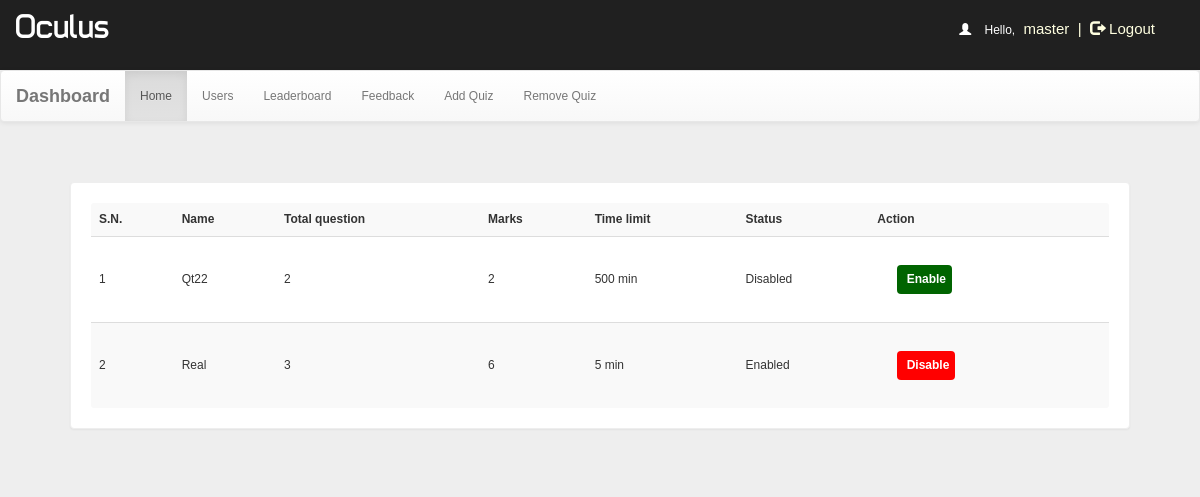
Page /dashboard.php (signed in) on the committed database.
### tables this page shows
CREATE TABLE `quiz` (
  `id` int(11) NOT NULL,
  `eid` text NOT NULL,
  `title` varchar(100) NOT NULL,
  `correct` int(11) NOT NULL,
  `wrong` int(11) NOT NULL,
  `total` int(11) NOT NULL,
  `time` bigint(20) NOT NULL,
  `date` timestamp NOT NULL DEFAULT current_timestamp() ON UPDATE current_timestamp(),
  `status` varchar(16) NOT NULL
);

### dashboard.php (the view, shortened to what this page needs)
<!DOCTYPE html PUBLIC "-//W3C//DTD XHTML 1.0 Transitional//EN" "http://www.w3.org/TR/xhtml1/DTD/xhtml1-transitional.dtd">
<html xmlns="http://www.w3.org/1999/xhtml">
<head>
<link  rel="stylesheet" href="css/bootstrap.min.css"/>
 <link  rel="stylesheet" href="css/bootstrap-theme.min.css"/>
 <link rel="stylesheet" href="css/main.css">
 <link  rel="stylesheet" href="css/font.css">
</head>
<body  style="background:#eee;">
<body  style="background:#eee;">
<div class="header">
<div class="row">
<div class="col-lg-6">
<span class="logo">Oculus</span></div>
<?php
require_once 'mysqlConfig.php';
if (! (isset($_SESSION['username'])   || isset($_SESSION['authID']) ) && $_SESSION['role'] != "faculty") {
    session_destroy();
    header("location:landing.php");
} else {
    $username = $_SESSION['username'];
    echo '<span class="pull-right top title1" ><span style="color:white"><span class="glyphicon glyphicon-user" aria-hidden="true"></span>&nbsp;&nbsp;&nbsp;&nbsp;Hello,</span> <span class="log log1" style="color:lightyellow">' . $username . '&nbsp;&nbsp;|&nbsp;&nbsp;<a href="logout.php?q=account.php" style="color:lightyellow"><span class="glyphicon glyphicon-log-out" aria-hidden="true"></span>&nbsp;Logout</button></a></span>';
}
?>
</div></div>
<nav class="navbar navbar-default title1">
  <div class="container-fluid">
    <div class="navbar-header">
      <a class="navbar-brand" href="dashboard.php?q=0"><b>Dashboard</b></a>
    </div>
    <div class="collapse navbar-collapse" id="bs-example-navbar-collapse-1">
      <ul class="nav navbar-nav">
        <li <?php
if (@$_GET['q'] == 0)
    echo 'class="active"';
?>><a href="dashboard.php?q=0">Home<span class="sr-only">(current)</span></a></li>
        <li <?php
if (@$_GET['q'] == 1)
    echo 'class="active"';
?>><a href="dashboard.php?q=1">Users</a></li>
    <li <?php
if (@$_GET['q'] == 2)
    echo 'class="active"';
?>><a href="#">Leaderboard</a></li>
    <li <?php
if (@$_GET['q'] == 3)
    echo 'class="active"';
?>><a href="#">Feedback</a></li>
        <li <?php
if (@$_GET['q'] == 4)
    echo 'class="active"';
?>><a href="dashboard.php?q=4">Add Quiz</a></li>
        <li <?php
if (@$_GET['q'] == 5)
    echo 'class="active"';
?>><a href="dashboard.php?q=5">Remove Quiz</a></li>
      </ul>
          </div>
  </div>
</nav>
<div class="container">
<div class="row">
<div class="col-md-12">
<?php
if (@$_GET['q'] == 0) {
    $result = mysqli_query($sql_api, "SELECT * FROM quiz ORDER BY date DESC") or die('Error');
    echo '<div class="panel"><table class="table table-striped title1"  style="vertical-align:middle">
<tr><td style="vertical-align:middle"><b>S.N.</b></td><td style="vertical-align:middle"><b>Name</b></td><td style="vertical-align:middle"><b>Total question</b></td><td style="vertical-align:middle"><b>Marks</b></td><td style="vertical-align:middle"><b>Time limit</b></td><td style="vertical-align:middle"><b>Status</b></td><td style="vertical-align:middle"><b>Action</b></td></tr>';
    $c = 1;
    while ($row = mysqli_fetch_array($result)) {
        $title   = $row['title'];
        $total   = $row['total'];
        $correct = $row['correct'];
        $time    = $row['time'];
        $eid     = $row['eid'];
        $status  = $row['status'];
        if ($status == "enabled") {
            echo '<tr><td style="vertical-align:middle">' . $c++ . '</td><td style="vertical-align:middle">' . $title . '</td><td style="vertical-align:middle">' . $total . '</td><td style="vertical-align:middle">' . $correct * $total . '</td><td style="vertical-align:middle">' . $time . '&nbsp;min</td><td style="vertical-align:middle">Enabled</td>
  <td style="vertical-align:middle"><b><a href="update.php?deidquiz=' . $eid . '" class="btn logb" style="color:#FFFFFF;background:#ff0000;font-size:12px;padding:5px;">&nbsp;<span><b>Disable</b></span></a></b></td></tr>';
        } else {
            echo '<tr><td style="vertical-align:middle">' . $c++ . '</td><td style="vertical-align:middle">' . $title . '</td><td style="vertical-align:middle">' . $total . '</td><td style="vertical-align:middle">' . $correct * $total . '</td><td style="vertical-align:middle">' . $time . '&nbsp;min</td><td style="vertical-align:middle">Disabled</td>
  <td style="vertical-align:middle"><b><a href="update.php?eeidquiz=' . $eid . '" class="btn logb" style="color:#FFFFFF;background:darkgreen;font-size:12px;padding:5px;">&nbsp;<span><b>Enable</b></span></a></b></td></tr>';
        }
    }
}
?>
</div>
</div></div>
</body>
</html>

### css/main.css (style rules this page uses)
body { overflow-x:hidden;width:100%;font: 12px "Century Gothic", "Times Roman", sans-serif;background:#eee;min-height:550px;background-attachment:fixed; }
.panel { border-color:#eee;margin:40px;padding:20px;font: 15px "Century Gothic", "Times Roman", sans-serif; }
.header { background:#202020;height:70px; }
.logo { font-family:'typo';font-size:35px;color:#ffffff;margin:15px; }
.title1 { font: 12px "Century Gothic", "Times Roman", sans-serif; }
.logb { color:#FFFFFF;background:#0000ff;font-size:15px;margin:20px;padding:8px; }
.top { margin-top:20px; }
.log1 { font: 15px 'Ubuntu', sans-serif;color:#0000ff;margin-left:10px; }
.log { margin:10px;margin-right:60px;margin-left:5px;color:#ffffb3;text-decoration:none;font-size:20px;font-size:15px; }

### rows in the picture
quiz: title "Qt22", total "2", $correct*$total "2", time "500"
quiz: title "Real", total "3", $correct * $total "6", time "5"

### other values in the picture
$username "master"
